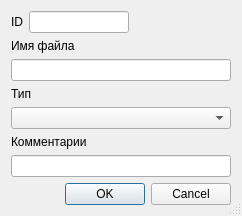
<?xml version="1.0" encoding="UTF-8"?>
<ui version="4.0">
 <class>GeobaseDrawingProp</class>
 <widget class="QDialog" name="GeobaseDrawingProp">
  <property name="geometry">
   <rect>
    <x>0</x>
    <y>0</y>
    <width>242</width>
    <height>212</height>
   </rect>
  </property>
  <property name="windowTitle">
   <string>Свойства чертежа геоподосновы</string>
  </property>
  <property name="sizeGripEnabled">
   <bool>true</bool>
  </property>
  <layout class="QVBoxLayout" name="verticalLayout_4">
   <item>
    <layout class="QHBoxLayout" name="horizontalLayout">
     <item>
      <widget class="QLabel" name="label">
       <property name="text">
        <string>ID</string>
       </property>
      </widget>
     </item>
     <item>
      <widget class="QLineEdit" name="leID">
       <property name="sizePolicy">
        <sizepolicy hsizetype="Fixed" vsizetype="Fixed">
         <horstretch>0</horstretch>
         <verstretch>0</verstretch>
        </sizepolicy>
       </property>
       <property name="minimumSize">
        <size>
         <width>100</width>
         <height>0</height>
        </size>
       </property>
       <property name="maximumSize">
        <size>
         <width>100</width>
         <height>16777215</height>
        </size>
       </property>
       <property name="alignment">
        <set>Qt::AlignCenter</set>
       </property>
       <property name="readOnly">
        <bool>true</bool>
       </property>
      </widget>
     </item>
     <item>
      <spacer name="horizontalSpacer">
       <property name="orientation">
        <enum>Qt::Horizontal</enum>
       </property>
       <property name="sizeHint" stdset="0">
        <size>
         <width>40</width>
         <height>20</height>
        </size>
       </property>
      </spacer>
     </item>
    </layout>
   </item>
   <item>
    <layout class="QVBoxLayout" name="verticalLayout">
     <item>
      <widget class="QLabel" name="label_2">
       <property name="text">
        <string>Имя файла</string>
       </property>
      </widget>
     </item>
     <item>
      <widget class="QLineEdit" name="leFilename"/>
     </item>
    </layout>
   </item>
   <item>
    <layout class="QVBoxLayout" name="verticalLayout_2">
     <item>
      <widget class="QLabel" name="label_3">
       <property name="text">
        <string>Тип</string>
       </property>
      </widget>
     </item>
     <item>
      <widget class="QComboBox" name="cbType"/>
     </item>
    </layout>
   </item>
   <item>
    <layout class="QVBoxLayout" name="verticalLayout_3">
     <item>
      <widget class="QLabel" name="label_4">
       <property name="text">
        <string>Комментарии</string>
       </property>
      </widget>
     </item>
     <item>
      <widget class="QLineEdit" name="leComments"/>
     </item>
    </layout>
   </item>
   <item>
    <widget class="QDialogButtonBox" name="buttonBox">
     <property name="orientation">
      <enum>Qt::Horizontal</enum>
     </property>
     <property name="standardButtons">
      <set>QDialogButtonBox::Cancel|QDialogButtonBox::Ok</set>
     </property>
    </widget>
   </item>
  </layout>
 </widget>
 <resources/>
 <connections>
  <connection>
   <sender>buttonBox</sender>
   <signal>accepted()</signal>
   <receiver>GeobaseDrawingProp</receiver>
   <slot>Accept()</slot>
   <hints>
    <hint type="sourcelabel">
     <x>248</x>
     <y>254</y>
    </hint>
    <hint type="destinationlabel">
     <x>157</x>
     <y>274</y>
    </hint>
   </hints>
  </connection>
  <connection>
   <sender>buttonBox</sender>
   <signal>rejected()</signal>
   <receiver>GeobaseDrawingProp</receiver>
   <slot>reject()</slot>
   <hints>
    <hint type="sourcelabel">
     <x>316</x>
     <y>260</y>
    </hint>
    <hint type="destinationlabel">
     <x>286</x>
     <y>274</y>
    </hint>
   </hints>
  </connection>
 </connections>
 <slots>
  <slot>Accept()</slot>
 </slots>
</ui>
